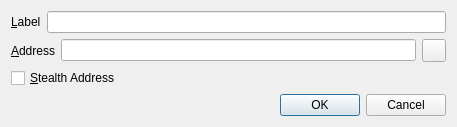
<?xml version="1.0" encoding="UTF-8"?>
<ui version="4.0">
 <class>EditAddressDialog</class>
 <widget class="QDialog" name="EditAddressDialog">
  <property name="geometry">
   <rect>
    <x>0</x>
    <y>0</y>
    <width>457</width>
    <height>126</height>
   </rect>
  </property>
  <property name="windowTitle">
   <string>Edit Address</string>
  </property>
  <layout class="QGridLayout" name="gridLayout_2">
   <item row="0" column="0">
    <layout class="QHBoxLayout" name="horizontalLayout_4">
     <item>
      <widget class="QLabel" name="label">
       <property name="text">
        <string>&amp;Label</string>
       </property>
       <property name="buddy">
        <cstring>labelEdit</cstring>
       </property>
      </widget>
     </item>
     <item>
      <widget class="QLineEdit" name="labelEdit">
       <property name="toolTip">
        <string>The label associated with this address book entry</string>
       </property>
      </widget>
     </item>
    </layout>
   </item>
   <item row="1" column="0">
    <layout class="QHBoxLayout" name="horizontalLayout_3">
     <item>
      <widget class="QLabel" name="label_2">
       <property name="text">
        <string>&amp;Address</string>
       </property>
       <property name="buddy">
        <cstring>addressEdit</cstring>
       </property>
      </widget>
     </item>
     <item>
      <widget class="QLineEdit" name="addressEdit">
       <property name="toolTip">
        <string>The address associated with this address book entry. This can only be modified for sending addresses.</string>
       </property>
      </widget>
     </item>
     <item>
      <widget class="QToolButton" name="EditAddressPasteButton">
       <property name="toolTip">
        <string>Paste address from clipboard</string>
       </property>
       <property name="text">
        <string/>
       </property>
       <property name="icon">
        <iconset resource="../bitcoin.qrc">
         <normaloff>:/icons/editpaste</normaloff>:/icons/editpaste</iconset>
       </property>
       <property name="shortcut">
        <string>Alt+P</string>
       </property>
      </widget>
     </item>
    </layout>
   </item>
   <item row="2" column="0">
    <widget class="QCheckBox" name="stealthCB">
     <property name="text">
      <string>&amp;Stealth Address</string>
     </property>
    </widget>
   </item>
   <item row="3" column="0">
    <widget class="QDialogButtonBox" name="buttonBox">
     <property name="orientation">
      <enum>Qt::Horizontal</enum>
     </property>
     <property name="standardButtons">
      <set>QDialogButtonBox::Cancel|QDialogButtonBox::Ok</set>
     </property>
    </widget>
   </item>
  </layout>
 </widget>
 <resources>
  <include location="../bitcoin.qrc"/>
 </resources>
 <connections>
  <connection>
   <sender>buttonBox</sender>
   <signal>accepted()</signal>
   <receiver>EditAddressDialog</receiver>
   <slot>accept()</slot>
   <hints>
    <hint type="sourcelabel">
     <x>248</x>
     <y>254</y>
    </hint>
    <hint type="destinationlabel">
     <x>157</x>
     <y>274</y>
    </hint>
   </hints>
  </connection>
  <connection>
   <sender>buttonBox</sender>
   <signal>rejected()</signal>
   <receiver>EditAddressDialog</receiver>
   <slot>reject()</slot>
   <hints>
    <hint type="sourcelabel">
     <x>316</x>
     <y>260</y>
    </hint>
    <hint type="destinationlabel">
     <x>286</x>
     <y>274</y>
    </hint>
   </hints>
  </connection>
 </connections>
</ui>
